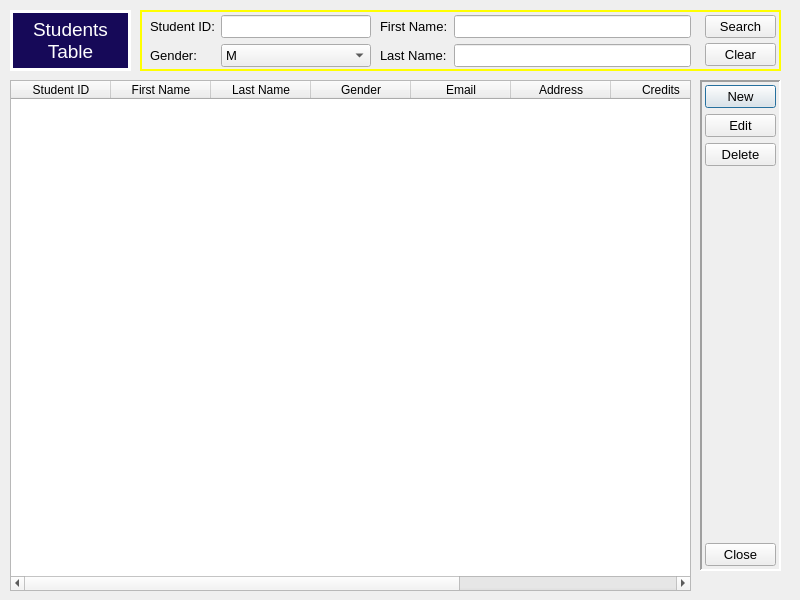
<?xml version="1.0" encoding="UTF-8"?>
<ui version="4.0">
 <class>Dialog</class>
 <widget class="QDialog" name="Dialog">
  <property name="geometry">
   <rect>
    <x>0</x>
    <y>0</y>
    <width>800</width>
    <height>600</height>
   </rect>
  </property>
  <property name="windowTitle">
   <string>Students Table</string>
  </property>
  <property name="styleSheet">
   <string notr="true"/>
  </property>
  <widget class="QWidget" name="horizontalLayoutWidget">
   <property name="geometry">
    <rect>
     <x>10</x>
     <y>80</y>
     <width>681</width>
     <height>511</height>
    </rect>
   </property>
   <layout class="QHBoxLayout" name="horizontalLayout">
    <item>
     <widget class="QTableWidget" name="tableWidget">
      <property name="styleSheet">
       <string notr="true"/>
      </property>
      <column>
       <property name="text">
        <string>Student ID</string>
       </property>
      </column>
      <column>
       <property name="text">
        <string>First Name</string>
       </property>
      </column>
      <column>
       <property name="text">
        <string>Last Name</string>
       </property>
      </column>
      <column>
       <property name="text">
        <string>Gender</string>
       </property>
      </column>
      <column>
       <property name="text">
        <string>Email</string>
       </property>
      </column>
      <column>
       <property name="text">
        <string>Address</string>
       </property>
      </column>
      <column>
       <property name="text">
        <string>Credits</string>
       </property>
      </column>
      <column>
       <property name="text">
        <string>Current Status</string>
       </property>
      </column>
      <column>
       <property name="text">
        <string>Major</string>
       </property>
      </column>
     </widget>
    </item>
   </layout>
  </widget>
  <widget class="QWidget" name="verticalLayoutWidget">
   <property name="geometry">
    <rect>
     <x>700</x>
     <y>80</y>
     <width>81</width>
     <height>491</height>
    </rect>
   </property>
   <layout class="QVBoxLayout" name="verticalLayout">
    <property name="leftMargin">
     <number>5</number>
    </property>
    <property name="topMargin">
     <number>5</number>
    </property>
    <property name="rightMargin">
     <number>5</number>
    </property>
    <property name="bottomMargin">
     <number>5</number>
    </property>
    <item>
     <widget class="QPushButton" name="btnNew">
      <property name="font">
       <font>
        <family>Arial</family>
        <pointsize>10</pointsize>
       </font>
      </property>
      <property name="text">
       <string>New</string>
      </property>
     </widget>
    </item>
    <item>
     <widget class="QPushButton" name="btnEdit">
      <property name="font">
       <font>
        <family>Arial</family>
        <pointsize>10</pointsize>
       </font>
      </property>
      <property name="text">
       <string>Edit</string>
      </property>
     </widget>
    </item>
    <item>
     <widget class="QPushButton" name="btnDelete">
      <property name="font">
       <font>
        <family>Arial</family>
        <pointsize>10</pointsize>
       </font>
      </property>
      <property name="text">
       <string>Delete</string>
      </property>
     </widget>
    </item>
    <item>
     <spacer name="verticalSpacer_2">
      <property name="orientation">
       <enum>Qt::Vertical</enum>
      </property>
      <property name="sizeType">
       <enum>QSizePolicy::Expanding</enum>
      </property>
      <property name="sizeHint" stdset="0">
       <size>
        <width>20</width>
        <height>40</height>
       </size>
      </property>
     </spacer>
    </item>
    <item>
     <widget class="QDialogButtonBox" name="btnClose">
      <property name="sizePolicy">
       <sizepolicy hsizetype="Minimum" vsizetype="Maximum">
        <horstretch>0</horstretch>
        <verstretch>0</verstretch>
       </sizepolicy>
      </property>
      <property name="font">
       <font>
        <family>Arial</family>
        <pointsize>10</pointsize>
       </font>
      </property>
      <property name="layoutDirection">
       <enum>Qt::LeftToRight</enum>
      </property>
      <property name="orientation">
       <enum>Qt::Vertical</enum>
      </property>
      <property name="standardButtons">
       <set>QDialogButtonBox::Close</set>
      </property>
      <property name="centerButtons">
       <bool>false</bool>
      </property>
     </widget>
    </item>
   </layout>
  </widget>
  <widget class="QWidget" name="formLayoutWidget">
   <property name="geometry">
    <rect>
     <x>150</x>
     <y>10</y>
     <width>221</width>
     <height>61</height>
    </rect>
   </property>
   <layout class="QFormLayout" name="formLayout">
    <property name="sizeConstraint">
     <enum>QLayout::SetDefaultConstraint</enum>
    </property>
    <property name="fieldGrowthPolicy">
     <enum>QFormLayout::AllNonFixedFieldsGrow</enum>
    </property>
    <property name="rowWrapPolicy">
     <enum>QFormLayout::DontWrapRows</enum>
    </property>
    <property name="formAlignment">
     <set>Qt::AlignLeading|Qt::AlignLeft|Qt::AlignVCenter</set>
    </property>
    <property name="horizontalSpacing">
     <number>6</number>
    </property>
    <property name="bottomMargin">
     <number>0</number>
    </property>
    <item row="1" column="0">
     <widget class="QLabel" name="lblStudentID">
      <property name="font">
       <font>
        <family>Arial</family>
        <pointsize>10</pointsize>
       </font>
      </property>
      <property name="text">
       <string>Student ID:</string>
      </property>
     </widget>
    </item>
    <item row="2" column="0">
     <widget class="QLabel" name="lblGender">
      <property name="font">
       <font>
        <family>Arial</family>
        <pointsize>10</pointsize>
       </font>
      </property>
      <property name="text">
       <string>Gender:</string>
      </property>
     </widget>
    </item>
    <item row="1" column="1">
     <widget class="QLineEdit" name="txtStudentID">
      <property name="font">
       <font>
        <family>Arial</family>
        <pointsize>10</pointsize>
       </font>
      </property>
      <property name="text">
       <string/>
      </property>
     </widget>
    </item>
    <item row="2" column="1">
     <widget class="QComboBox" name="cmbGender">
      <property name="font">
       <font>
        <family>Arial</family>
        <pointsize>10</pointsize>
       </font>
      </property>
      <item>
       <property name="text">
        <string>M</string>
       </property>
      </item>
      <item>
       <property name="text">
        <string>F</string>
       </property>
      </item>
      <item>
       <property name="text">
        <string>O</string>
       </property>
      </item>
     </widget>
    </item>
   </layout>
  </widget>
  <widget class="QWidget" name="formLayoutWidget_2">
   <property name="geometry">
    <rect>
     <x>380</x>
     <y>10</y>
     <width>311</width>
     <height>61</height>
    </rect>
   </property>
   <layout class="QFormLayout" name="formLayout_2">
    <property name="formAlignment">
     <set>Qt::AlignLeading|Qt::AlignLeft|Qt::AlignVCenter</set>
    </property>
    <item row="1" column="0">
     <widget class="QLabel" name="lblFirstName">
      <property name="font">
       <font>
        <family>Arial</family>
        <pointsize>10</pointsize>
       </font>
      </property>
      <property name="text">
       <string>First Name:</string>
      </property>
     </widget>
    </item>
    <item row="1" column="1">
     <widget class="QLineEdit" name="txtFirstName">
      <property name="font">
       <font>
        <family>Arial</family>
        <pointsize>10</pointsize>
       </font>
      </property>
     </widget>
    </item>
    <item row="2" column="0">
     <widget class="QLabel" name="lblLastName">
      <property name="font">
       <font>
        <family>Arial</family>
        <pointsize>10</pointsize>
       </font>
      </property>
      <property name="text">
       <string>Last Name:</string>
      </property>
     </widget>
    </item>
    <item row="2" column="1">
     <widget class="QLineEdit" name="txtLastName">
      <property name="font">
       <font>
        <family>Arial</family>
        <pointsize>10</pointsize>
       </font>
      </property>
     </widget>
    </item>
   </layout>
  </widget>
  <widget class="QLabel" name="lblTitle">
   <property name="geometry">
    <rect>
     <x>10</x>
     <y>10</y>
     <width>121</width>
     <height>61</height>
    </rect>
   </property>
   <property name="font">
    <font>
     <family>Arial</family>
     <pointsize>14</pointsize>
     <weight>50</weight>
     <bold>false</bold>
    </font>
   </property>
   <property name="acceptDrops">
    <bool>false</bool>
   </property>
   <property name="layoutDirection">
    <enum>Qt::LeftToRight</enum>
   </property>
   <property name="autoFillBackground">
    <bool>false</bool>
   </property>
   <property name="styleSheet">
    <string notr="true">background-color: rgb(22, 9, 88);
color: rgb(255, 255, 255);</string>
   </property>
   <property name="frameShape">
    <enum>QFrame::Box</enum>
   </property>
   <property name="frameShadow">
    <enum>QFrame::Plain</enum>
   </property>
   <property name="lineWidth">
    <number>3</number>
   </property>
   <property name="text">
    <string>Students Table</string>
   </property>
   <property name="alignment">
    <set>Qt::AlignCenter</set>
   </property>
   <property name="wordWrap">
    <bool>true</bool>
   </property>
  </widget>
  <widget class="QWidget" name="verticalLayoutWidget_2">
   <property name="geometry">
    <rect>
     <x>700</x>
     <y>10</y>
     <width>81</width>
     <height>61</height>
    </rect>
   </property>
   <layout class="QVBoxLayout" name="verticalLayout_2">
    <property name="spacing">
     <number>0</number>
    </property>
    <property name="leftMargin">
     <number>5</number>
    </property>
    <property name="rightMargin">
     <number>5</number>
    </property>
    <item>
     <widget class="QPushButton" name="btnSearch">
      <property name="font">
       <font>
        <pointsize>10</pointsize>
       </font>
      </property>
      <property name="text">
       <string>Search</string>
      </property>
     </widget>
    </item>
    <item>
     <widget class="QPushButton" name="btnClear">
      <property name="font">
       <font>
        <pointsize>10</pointsize>
       </font>
      </property>
      <property name="text">
       <string>Clear</string>
      </property>
     </widget>
    </item>
   </layout>
  </widget>
  <widget class="QFrame" name="frameTop">
   <property name="geometry">
    <rect>
     <x>140</x>
     <y>10</y>
     <width>641</width>
     <height>61</height>
    </rect>
   </property>
   <property name="styleSheet">
    <string notr="true">color: rgb(255, 255, 0);</string>
   </property>
   <property name="frameShape">
    <enum>QFrame::Box</enum>
   </property>
   <property name="frameShadow">
    <enum>QFrame::Plain</enum>
   </property>
   <property name="lineWidth">
    <number>2</number>
   </property>
  </widget>
  <widget class="QFrame" name="frameRight">
   <property name="geometry">
    <rect>
     <x>700</x>
     <y>80</y>
     <width>81</width>
     <height>491</height>
    </rect>
   </property>
   <property name="frameShape">
    <enum>QFrame::Panel</enum>
   </property>
   <property name="frameShadow">
    <enum>QFrame::Sunken</enum>
   </property>
   <property name="lineWidth">
    <number>2</number>
   </property>
  </widget>
  <zorder>frameRight</zorder>
  <zorder>frameTop</zorder>
  <zorder>horizontalLayoutWidget</zorder>
  <zorder>verticalLayoutWidget</zorder>
  <zorder>formLayoutWidget</zorder>
  <zorder>formLayoutWidget_2</zorder>
  <zorder>lblTitle</zorder>
  <zorder>verticalLayoutWidget_2</zorder>
 </widget>
 <resources/>
 <connections>
  <connection>
   <sender>btnClose</sender>
   <signal>accepted()</signal>
   <receiver>Dialog</receiver>
   <slot>accept()</slot>
   <hints>
    <hint type="sourcelabel">
     <x>248</x>
     <y>254</y>
    </hint>
    <hint type="destinationlabel">
     <x>157</x>
     <y>274</y>
    </hint>
   </hints>
  </connection>
  <connection>
   <sender>btnClose</sender>
   <signal>rejected()</signal>
   <receiver>Dialog</receiver>
   <slot>reject()</slot>
   <hints>
    <hint type="sourcelabel">
     <x>316</x>
     <y>260</y>
    </hint>
    <hint type="destinationlabel">
     <x>286</x>
     <y>274</y>
    </hint>
   </hints>
  </connection>
 </connections>
</ui>
